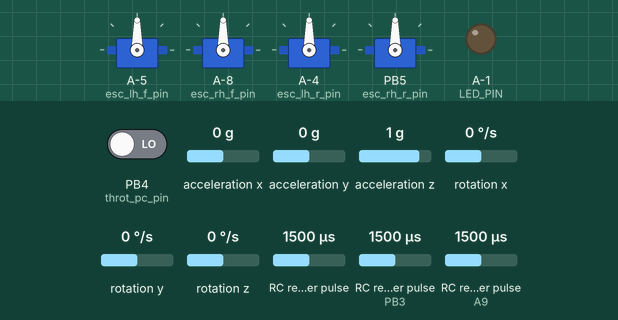
Recording of a sketch running on a simulated ATtiny85, built for the host (arithmetic inside an expression is 32-bit, double 64-bit). Shown: 4 × servo, output pins drawn as LEDs (lit = HIGH). Wiring (inferred from the names in the program): 3 × RC receiver channel: data PB0 / data PB3 / data A9. Inputs (shaded band) come from the test bench; at power-on: PB4 (throt_pc_pin) LOW, acceleration x 0 g, acceleration y 0 g, acceleration z 1 g, rotation x 0 °/s, rotation y 0 °/s, rotation z 0 °/s, RC receiver pulse 1500 µs, RC receiver pulse (sensors on PB3, A9) 1500 µs.

Above: at 0.0 s.
At 0.6 s:
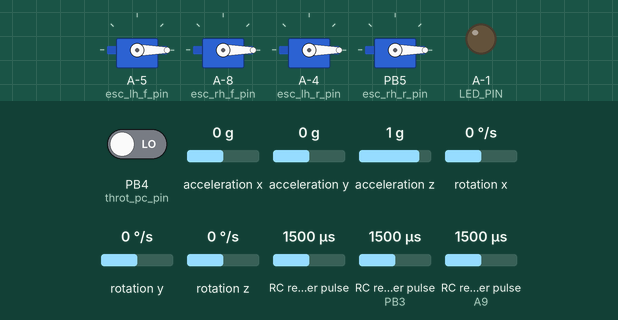
Timing chart, 0 to 2.1 s (numbered marks = the images above):
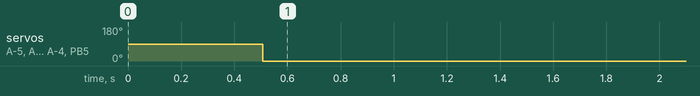

The sketch:

flight_controller.ino
```cpp
#include "IMU_sense.h"
#include "flight_controller.h"
#include "PinChangeInterrupt.h"

// Pin Change Interrupt Pins
#define roll_pc_pin 23  //Nano Pin D7
#define pitch_pc_pin 0  //Nano Pin D8
#define yaw_pc_pin 3    //Nano Pin D11
#define throt_pc_pin 4  //Nano Pin D12

//Receiver Arduino Nano Pin
#define roll_pin 7
#define pitch_pin 8
#define yaw_pin 11
#define throt_pin 12

//Variable Delcaration for Interrupt
static int timer_throt_rise;
static int timer_throt_fall;
static int timer_pitch_rise;
static int timer_pitch_fall;
static int timer_yaw_rise;
static int timer_yaw_fall;
static int timer_roll_rise;
static int timer_roll_fall;
volatile static int throt_cmd = 0;
volatile static int pitch_cmd = 0;
volatile static int yaw_cmd = 0;
volatile static int roll_cmd = 0;
static bool cmd_received[3] = {false};

IMU_Sense imu_sense;
FLT_CNTRL flt_cntrl;


///////***Interrupt Functions for Receiver***////////
void InterruptBegin() {

   pinMode(throt_pin, INPUT_PULLUP);
   pinMode(yaw_pin, INPUT_PULLUP);
   pinMode(pitch_pin, INPUT_PULLUP);
   pinMode(pitch_pin, INPUT_PULLUP);
   attachPCINT(throt_pc_pin, Interrupt_Throt, CHANGE);
   attachPCINT(roll_pc_pin, Interrupt_Roll, CHANGE);
   attachPCINT(yaw_pc_pin, Interrupt_Yaw, CHANGE);
   attachPCINT(pitch_pc_pin, Interrupt_Pitch, CHANGE);

}


void Interrupt_Throt() {

    uint8_t trigger_throt = getPinChangeInterruptTrigger(throt_pc_pin);
    if(trigger_throt == RISING){
      timer_throt_rise = micros();
       }
    else if(trigger_throt == FALLING){
      timer_throt_fall = micros();
      throt_cmd = timer_throt_fall - timer_throt_rise;
      }
    else{
      }
}

void Interrupt_Yaw() {

    uint8_t trigger_yaw = getPinChangeInterruptTrigger(yaw_pc_pin);
    if(trigger_yaw == RISING){
      timer_yaw_rise = micros();
      cmd_received[0] = true;
      }
    else if(trigger_yaw == FALLING){
      timer_yaw_fall = micros();
      yaw_cmd = timer_yaw_fall - timer_yaw_rise;
      cmd_received[0] = true;
    }
    else{
      cmd_received[0] = false;
      }
}


void Interrupt_Pitch() {

    uint8_t trigger_pitch = getPinChangeInterruptTrigger(pitch_pc_pin);
    if(trigger_pitch == RISING){
      timer_pitch_rise = micros();
      cmd_received[1] = true;
      }
    else if(trigger_pitch == FALLING){
      timer_pitch_fall = micros();
      pitch_cmd = timer_pitch_fall - timer_pitch_rise;
      cmd_received[1] = true;
      }
    else{
      cmd_received[1] = false;
      }
}


void Interrupt_Roll() {

    uint8_t trigger_roll = getPinChangeInterruptTrigger(roll_pc_pin);
    if(trigger_roll == RISING){
      timer_roll_rise = micros();
      cmd_received[2] = true;
      }
    else if(trigger_roll == FALLING){
      timer_roll_fall = micros();
      roll_cmd = timer_roll_fall - timer_roll_rise;
      cmd_received[2] = true;
      }
    else{
      cmd_received[2] = false;
      }
}
///////***End Interrupt Functions for Receiver***///////


void setup() {
////
//  Serial.begin(115200);
  flt_cntrl.BEGIN();
  InterruptBegin();
  imu_sense.Begin();
  flt_cntrl.CAL_ESC(throt_cmd, pitch_cmd);
  flt_cntrl.CAL_REC(pitch_cmd, yaw_cmd, roll_cmd);


}

void loop() {

  imu_sense.Receive();
  flt_cntrl.CMD(throt_cmd, pitch_cmd, yaw_cmd, roll_cmd, cmd_received);

  cmd_received[0] = false;
  cmd_received[1] = false;
  cmd_received[2] = false;

}
```

IMU_sense.cpp
```cpp
#include "IMU_sense.h"

//Global Variables and Functions
MPU6050 mpu;
bool blinkState = false;
bool dmpReady = false;
uint8_t mpuIntStatus;
uint8_t devStatus;
uint16_t packetSize;
uint16_t fifoCount;
uint8_t fifoBuffer[64];
Quaternion q;
VectorInt16 aa;
VectorInt16 aaReal;
VectorInt16 aaWorld;
VectorFloat gravity;
int16_t gyro[3];
float euler[3];
float ypr[3];
uint8_t teapotPacket[14] = { '$', 0x02, 0,0, 0,0, 0,0, 0,0, 0x00, 0x00, '\r', '\n' };
volatile bool mpuInterrupt = false;     // indicates whether MPU interrupt pin has gone high
void dmpDataReady() {
    mpuInterrupt = true;
}
//End Global Variables and Functions


IMU_Sense::IMU_Sense(){
  //Empty Constructor
  }

void IMU_Sense::Begin(){

  //INT0 PinMode Input
  pinMode(2, INPUT);

  // join I2C bus (I2Cdev library doesn't do this automatically)
    #if I2CDEV_IMPLEMENTATION == I2CDEV_ARDUINO_WIRE
        Wire.begin();
        TWBR = 24; // 400kHz I2C clock (200kHz if CPU is 8MHz)
    #elif I2CDEV_IMPLEMENTATION == I2CDEV_BUILTIN_FASTWIRE
        Fastwire::setup(400, true);
    #endif

    // initialize serial communication
    // (115200 chosen because it is required for Teapot Demo output, but it's
    // really up to you depending on your project)
//    Serial.begin(115200);
//    while (!Serial); // wait for Leonardo enumeration, others continue immediately

    // NOTE: 8MHz or slower host processors, like the Teensy @ 3.3v or Ardunio
    // Pro Mini running at 3.3v, cannot handle this baud rate reliably due to
    // the baud timing being too misaligned with processor ticks. You must use
    // 38400 or slower in these cases, or use some kind of external separate
    // crystal solution for the UART timer.

    // initialize device
//    Serial.println(F("Initializing I2C devices..."));
    mpu.initialize();

    // verify connection
//    Serial.println(F("Testing device connections..."));
//    Serial.println(mpu.testConnection() ? F("MPU6050 connection successful") : F("MPU6050 connection failed"));

//    // wait for ready
//    Serial.println(F("\nSend any character to begin DMP programming and demo: "));
//    while (Serial.available() && Serial.read()); // empty buffer
//    while (!Serial.available());                 // wait for data
//    while (Serial.available() && Serial.read()); // empty buffer again

    // load and configure the DMP
//    Serial.println(F("Initializing DMP..."));
      devStatus = mpu.dmpInitialize();

    // supply your own accel & gyro offsets here, scaled for min sensitivity

    mpu.setXGyroOffset(31);    //220 Original
    mpu.setYGyroOffset(22);     //76 Original
    mpu.setZGyroOffset(3);    //-85 Original
//    mpu.setXAccelOffset(-1707);
//    mpu.setYAccelOffset(1652);
    mpu.setZAccelOffset(1404); // 1688 factory default for my test chip

    // make sure it worked (returns 0 if so)
    if (devStatus == 0) {
        // turn on the DMP, now that it's ready
//        Serial.println(F("Enabling DMP..."));
        mpu.setDMPEnabled(true);

        //enable Arduino interrupt detection
//        Serial.println(F("Enabling interrupt detection (Arduino external interrupt 0)..."));
//        (0, dmpDataReady, RISING);
        mpuIntStatus = mpu.getIntStatus();

        // set our DMP Ready flag so the main loop() function knows it's okay to use it
//        Serial.println(F("DMP ready! Waiting for first interrupt..."));
        dmpReady = true;


        // get expected DMP packet size for later comparison
        packetSize = mpu.dmpGetFIFOPacketSize();
    } else {
        // ERROR!
        // 1 = initial memory load failed
        // 2 = DMP configuration updates failed
        // (if it's going to break, usually the code will be 1)
//        Serial.print(F("DMP Initialization failed (code "));
//        Serial.print(devStatus);
//        Serial.println(F(")"));
    }

    // configure LED for output
    pinMode(LED_PIN, OUTPUT);

  }

void IMU_Sense::Receive(){


  // if programming failed, don't try to do anything
    if (!dmpReady) return;

    // wait for MPU interrupt or extra packet(s) available
//    while (!mpuInterrupt && fifoCount < packetSize) {
//
///
//
//   }

    // reset interrupt flag and get INT_STATUS byte
    mpuInterrupt = false;
    mpuIntStatus = mpu.getIntStatus();

    // get current FIFO count
    fifoCount = mpu.getFIFOCount();

    // check for overflow (this should never happen unless our code is too inefficient)
    if ((mpuIntStatus & 0x10) || fifoCount == 1024) {
        // reset so we can continue cleanly
        mpu.resetFIFO();
//        Serial.println(F("FIFO overflow!"));

    // otherwise, check for DMP data ready interrupt (this should happen frequently)
    } else if (mpuIntStatus & 0x02) {
        // wait for correct available data length, should be a VERY short wait
        while (fifoCount < packetSize) fifoCount = mpu.getFIFOCount();

        // read a packet from FIFO
        mpu.getFIFOBytes(fifoBuffer, packetSize);

        // track FIFO count here in case there is > 1 packet available
        // (this lets us immediately read more without waiting for an interrupt)
        fifoCount -= packetSize;

        #ifdef OUTPUT_READABLE_QUATERNION
            // display quaternion values in easy matrix form: w x y z
            mpu.dmpGetQuaternion(&q, fifoBuffer);
            Serial.print("quat\t");
            Serial.print(q.w);
            Serial.print("\t");
            Serial.print(q.x);
            Serial.print("\t");
            Serial.print(q.y);
            Serial.print("\t");
            Serial.println(q.z);
        #endif

        #ifdef OUTPUT_READABLE_EULER
            // display Euler angles in degrees
            mpu.dmpGetQuaternion(&q, fifoBuffer);
            mpu.dmpGetEuler(euler, &q);
            Serial.print("euler\t");
            Serial.print(euler[0] * 180/M_PI);
            Serial.print("\t");
            Serial.print(euler[1] * 180/M_PI);
            Serial.print("\t");
            Serial.println(euler[2] * 180/M_PI);
        #endif

        #ifdef OUTPUT_READABLE_YAWPITCHROLL_GYRO
            // display Euler angles in degrees and Gyro
            mpu.dmpGetQuaternion(&q, fifoBuffer);
            mpu.dmpGetGravity(&gravity, &q);
            mpu.dmpGetYawPitchRoll(ypr, &q, &gravity);
            mpu.dmpGetGyro(gyro, fifoBuffer);
//            Serial.print("ypr\t");
//            Serial.print(ypr[0] * 180/M_PI);
//            Serial.print("\t");
//            Serial.print(ypr[1] * 180/M_PI);
//            Serial.print("\t");
//            Serial.println(ypr[2] * 180/M_PI);
        #endif

        #ifdef OUTPUT_READABLE_REALACCEL
            // display real acceleration, adjusted to remove gravity
            mpu.dmpGetQuaternion(&q, fifoBuffer);
            mpu.dmpGetAccel(&aa, fifoBuffer);
            mpu.dmpGetGravity(&gravity, &q);
            mpu.dmpGetLinearAccel(&aaReal, &aa, &gravity);
            Serial.print("areal\t");
            Serial.print(aaReal.x);
            Serial.print("\t");
            Serial.print(aaReal.y);
            Serial.print("\t");
            Serial.println(aaReal.z);
        #endif

        #ifdef OUTPUT_READABLE_WORLDACCEL
            // display initial world-frame acceleration, adjusted to remove gravity
            // and rotated based on known orientation from quaternion
            mpu.dmpGetQuaternion(&q, fifoBuffer);
            mpu.dmpGetAccel(&aa, fifoBuffer);
            mpu.dmpGetGravity(&gravity, &q);
            mpu.dmpGetLinearAccel(&aaReal, &aa, &gravity);
            mpu.dmpGetLinearAccelInWorld(&aaWorld, &aaReal, &q);
            Serial.print("aworld\t");
            Serial.print(aaWorld.x);
            Serial.print("\t");
            Serial.print(aaWorld.y);
            Serial.print("\t");
            Serial.println(aaWorld.z);
        #endif

        #ifdef OUTPUT_TEAPOT
            // display quaternion values in InvenSense Teapot demo format:
            teapotPacket[2] = fifoBuffer[0];
            teapotPacket[3] = fifoBuffer[1];
            teapotPacket[4] = fifoBuffer[4];
            teapotPacket[5] = fifoBuffer[5];
            teapotPacket[6] = fifoBuffer[8];
            teapotPacket[7] = fifoBuffer[9];
            teapotPacket[8] = fifoBuffer[12];
            teapotPacket[9] = fifoBuffer[13];
            Serial.write(teapotPacket, 14);
            teapotPacket[11]++; // packetCount, loops at 0xFF on purpose
        #endif

        //blink LED to indicate activity
//        blinkState = !blinkState;
//        digitalWrite(LED_PIN, blinkState);
    }

  }
```

PinChangeInterrupt0.cpp
```cpp
// (licence header left out)
#include "PinChangeInterrupt.h"

//================================================================================
// Interrupt Handler
//================================================================================

// prevent compilation twice if included from the .cpp to force compile all ISRs
#if defined(PCINT_ALINKAGE) && defined(PCINT_COMPILE_ENABLED_ISR) && defined(PCINT_INCLUDE_FROM_CPP) \
	|| !defined(PCINT_ALINKAGE) || !defined(PCINT_COMPILE_ENABLED_ISR)

#if (PCINT_USE_PORT0 == true)

void attachPinChangeInterrupt0(void) {
	// fake function to make the IDE link this file
}

ISR(PCINT0_vect) {
	// get the new and old pin states for port
	uint8_t newPort = PCINT_INPUT_PORT0;

	// compare with the old value to detect a rising or falling
	uint8_t arrayPos = getArrayPosPCINT(0);
	uint8_t change = newPort ^ oldPorts[arrayPos];
	uint8_t rising = change & newPort;
	uint8_t falling = change & oldPorts[arrayPos];

	// check which pins are triggered, compared with the settings
	uint8_t risingTrigger = rising & risingPorts[arrayPos];
	uint8_t fallingTrigger = falling & fallingPorts[arrayPos];
	uint8_t trigger = risingTrigger | fallingTrigger;

	// save the new state for next comparison
	oldPorts[arrayPos] = newPort;

	// Execute all functions that should be triggered
	// This way we can exclude a single function
	// and the calling is also much faster
	// We may also reorder the pins for different priority
#if !defined(PCINT_CALLBACK_PORT0)
	PCINT_CALLBACK(0, 0);
	PCINT_CALLBACK(1, 1);
	PCINT_CALLBACK(2, 2);
	PCINT_CALLBACK(3, 3);
	PCINT_CALLBACK(4, 4);
	PCINT_CALLBACK(5, 5);
	PCINT_CALLBACK(6, 6);
	PCINT_CALLBACK(7, 7);
#else
	PCINT_CALLBACK_PORT0
#endif
}

#if defined(PCINT_API)

/*
for (int i = 0; i < 32; i++) {
Serial.print("#if (PCINT_USE_PCINT");
Serial.print(i);
Serial.println(" == true)");
Serial.print("volatile callback callbackPCINT");
Serial.print(i);
Serial.println(" = pcint_null_callback;");
Serial.print("void PinChangeInterruptEventPCINT");
Serial.print(i);
Serial.println("(void){");
Serial.print("	callbackPCINT");
Serial.print(i);
Serial.println("();");
Serial.println("}");
Serial.println("#endif");
}
*/
#if (PCINT_USE_PCINT0 == true)
volatile callback callbackPCINT0 = pcint_null_callback;
void PinChangeInterruptEventPCINT0(void) {
	callbackPCINT0();
}
#endif
#if (PCINT_USE_PCINT1 == true)
volatile callback callbackPCINT1 = pcint_null_callback;
void PinChangeInterruptEventPCINT1(void) {
	callbackPCINT1();
}
#endif
#if (PCINT_USE_PCINT2 == true)
volatile callback callbackPCINT2 = pcint_null_callback;
void PinChangeInterruptEventPCINT2(void) {
	callbackPCINT2();
}
#endif
#if (PCINT_USE_PCINT3 == true)
volatile callback callbackPCINT3 = pcint_null_callback;
void PinChangeInterruptEventPCINT3(void) {
	callbackPCINT3();
}
#endif
#if (PCINT_USE_PCINT4 == true)
volatile callback callbackPCINT4 = pcint_null_callback;
void PinChangeInterruptEventPCINT4(void) {
	callbackPCINT4();
}
#endif
#if (PCINT_USE_PCINT5 == true)
volatile callback callbackPCINT5 = pcint_null_callback;
void PinChangeInterruptEventPCINT5(void) {
	callbackPCINT5();
}
#endif
#if (PCINT_USE_PCINT6 == true)
volatile callback callbackPCINT6 = pcint_null_callback;
void PinChangeInterruptEventPCINT6(void) {
	callbackPCINT6();
}
#endif
#if (PCINT_USE_PCINT7 == true)
volatile callback callbackPCINT7 = pcint_null_callback;
void PinChangeInterruptEventPCINT7(void) {
	callbackPCINT7();
}
#endif

#endif // PCINT_API

#endif // PCINT_USE_PORT0

#endif // PCINT_INCLUDE_FROM_CPP
```

flight_controller.h
```cpp
#ifndef _FLTCTRL_H_
#define _FLTCTRL_H_

#include "IMU_sense.h"
#include "Arduino.h"
#include <Servo.h>

//ESC Arduino Nano Pin
#define esc_lh_f_pin 9
#define esc_rh_f_pin 6
#define esc_lh_r_pin 10
#define esc_rh_r_pin 5

//UNCOMMENT TO DISPLAY DEBUG
//#define DEBUG;

class FLT_CNTRL
{

  public:

    //Constructor
    FLT_CNTRL();

    //Public Methods
    void CMD(int throt_cmd, int pitch_cmd, int yaw_cmd, int roll_cmd, bool cmd_received[4]);
    void BEGIN();
    void CAL_ESC(int throt_cmd, int pitch_cmd);
    void CAL_REC(int pitch_cmd, int yaw_cmd, int roll_cmd);

    private:

    Servo LH_F_ESC;
    Servo RH_F_ESC;
    Servo LH_R_ESC;
    Servo RH_R_ESC;

    bool motor_prime;
    bool prime_check[2];
    bool signal_lost;
    bool cal_check;

    int roll_input;
    int pitch_input;
    int yaw_input;
    int pitch_cmd_old;
    int roll_cmd_old;
    int yaw_cmd_old;
    int count_no_signal;
    int yaw_cmd_bias;
    int pitch_cmd_bias;
    int roll_cmd_bias;
    unsigned long time_no_signal;

    double yaw;
    double pitch;
    double roll;
    double Pbody;
    double Qbody;
    double Rbody;
    double roll_integral;
    double pitch_integral;
    double yaw_rate_integral;
    double pilot_pitch;
    double pilot_yaw_rate;
    double pilot_roll;
    double pilot_pitch_old;
    double pilot_yaw_rate_old;
    double pilot_roll_old;
    double flat_throt_cmd_old;

    //Private Methods
    void PRIME_MOTOR(int throt_cmd);
    void PID_CONTROLLER (int yaw_cmd, int pitch_cmd, int roll_cmd, double pilot_yaw_rate, double pilot_pitch, double pilot_roll, double yaw, double pitch, double roll, double Pbody, double Qbody, double Rbody);
    void IMU_INPUTS();
    int PILOT_CMD(int throt_cmd, int yaw_cmd, int pitch_cmd, int roll_cmd, bool cmd_received[4]);

};


#endif /* _FLTCTRL_H_ */
```

Source omitted: IMU_sense.h (7191 bytes), PinChangeInterrupt1.cpp (4643 bytes), PinChangeInterrupt2.cpp (4652 bytes), PinChangeInterrupt3.cpp (4652 bytes), flight_controller.cpp (11339 bytes)

Measured:
- by itself, servo on A-5 (esc_lh_f_pin), servo on A-8 (esc_rh_f_pin), servo on A-4 (esc_lh_r_pin), servo on PB5 (esc_rh_r_pin): 90° → 0° at 0.51 s
